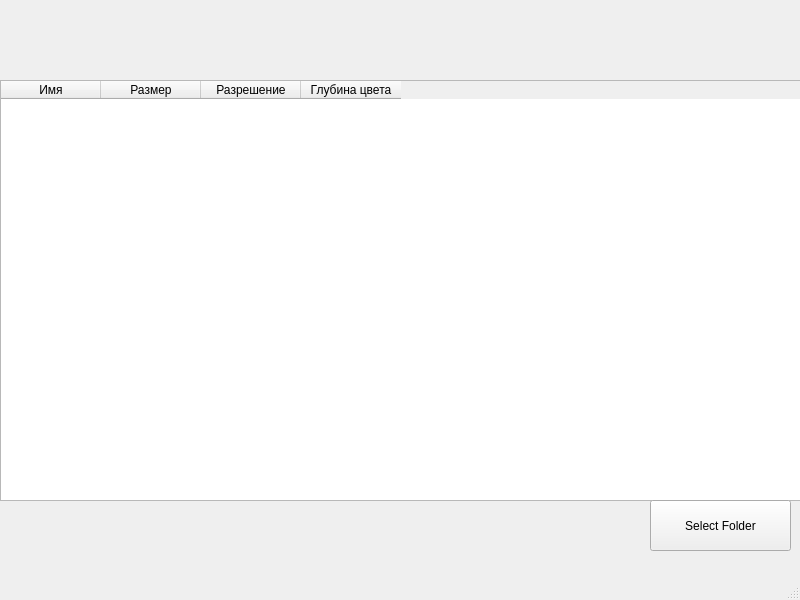
<?xml version="1.0" encoding="UTF-8"?>
<ui version="4.0">
 <class>MainWindow</class>
 <widget class="QMainWindow" name="MainWindow">
  <property name="geometry">
   <rect>
    <x>0</x>
    <y>0</y>
    <width>800</width>
    <height>600</height>
   </rect>
  </property>
  <property name="windowTitle">
   <string>MainWindow</string>
  </property>
  <widget class="QWidget" name="centralwidget">
   <widget class="QTableWidget" name="tableWidget">
    <property name="geometry">
     <rect>
      <x>0</x>
      <y>80</y>
      <width>801</width>
      <height>421</height>
     </rect>
    </property>
    <column>
     <property name="text">
      <string>Имя</string>
     </property>
    </column>
    <column>
     <property name="text">
      <string>Размер</string>
     </property>
    </column>
    <column>
     <property name="text">
      <string>Разрешение</string>
     </property>
    </column>
    <column>
     <property name="text">
      <string>Глубина цвета</string>
     </property>
    </column>
   </widget>
   <widget class="QPushButton" name="pushButton">
    <property name="geometry">
     <rect>
      <x>650</x>
      <y>500</y>
      <width>141</width>
      <height>51</height>
     </rect>
    </property>
    <property name="text">
     <string>Select Folder</string>
    </property>
   </widget>
  </widget>
  <widget class="QMenuBar" name="menubar">
   <property name="geometry">
    <rect>
     <x>0</x>
     <y>0</y>
     <width>800</width>
     <height>21</height>
    </rect>
   </property>
  </widget>
  <widget class="QStatusBar" name="statusbar"/>
 </widget>
 <resources/>
 <connections/>
</ui>
